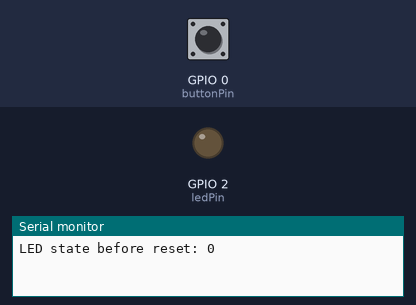
This sketch was run on a simulated ESP32. On the bench: output pins drawn as LEDs (lit = HIGH), the last lines printed to the serial monitor. Inputs (shaded band) come from the test bench; at power-on: GPIO 0 (buttonPin) LOW. EEPROM starts erased.

Above: at 1.2 s.
1.3 s: GPIO 0 (buttonPin) pulled HIGH for 0.15 s
At 1.8 s:
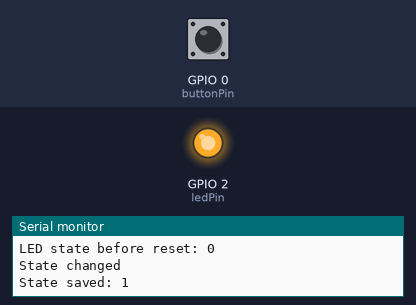
2.9 s: GPIO 0 (buttonPin) pulled HIGH for 1 s
At 4.3 s:
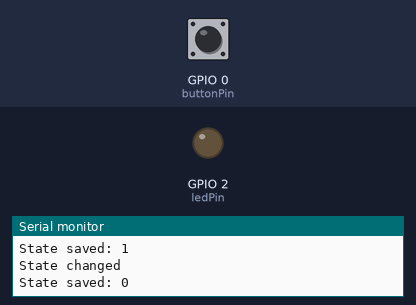
5.4 s: GPIO 0 (buttonPin) pulled HIGH for 3.2 s
At 6.2 s:
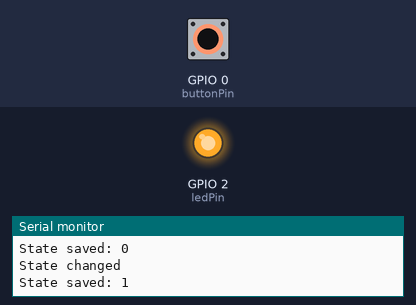
Timing chart, 0 to 8.4 s (numbered marks = the images above; inputs shaded):
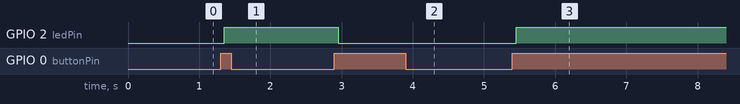

Measured:
- after the input at 1.3 s, GPIO 2 (ledPin): LOW → HIGH after 0.05 s
- after the input at 2.9 s, GPIO 2 (ledPin): HIGH → LOW after 0.05 s
- after the input at 5.4 s, GPIO 2 (ledPin): LOW → HIGH after 0.05 s

The sketch:

led_pushbutton_control.ino
```cpp
// This program is to turn on LED on BOOT button press

#include <Preferences.h>

Preferences preferences;

const int buttonPin = 0;
const int ledPin = 2;

bool ledState;
bool buttonState;
int lastButtonState = LOW;

unsigned long lastDebounceTime = 0;  // the last time the output pin was toggled
unsigned long debounceDelay = 50;    // the debounce time; increase if the output flickers

void setup() {
  Serial.begin(115200);

  //Create a namespace called "gpio"
  preferences.begin("gpio", false);

  pinMode(buttonPin, INPUT);
  pinMode(ledPin, OUTPUT);

  // read the last LED state from flash memory
  ledState = preferences.getBool("state", false);
  buttonState = ledState;
  Serial.printf("LED state before reset: %d \n", ledState);

  // set the LED to the last stored state
  digitalWrite(ledPin, ledState);
}

void loop() {
  int reading = digitalRead(buttonPin);

  if (reading != lastButtonState) {
    lastDebounceTime = millis();
  }

  if ((millis() - lastDebounceTime) > debounceDelay) {
    if (reading != buttonState) {
      buttonState = reading;
      if (buttonState == HIGH) {
        ledState = !ledState;
      }
    }
  }

  lastButtonState = reading;
  if (digitalRead(ledPin)!= ledState) {
    Serial.println("State changed");

    // change the LED state
    digitalWrite(ledPin, ledState);

    // save the LED state in flash memory
    preferences.putBool("state", ledState);
    Serial.printf("State saved: %d \n", ledState);
  }
}
```
